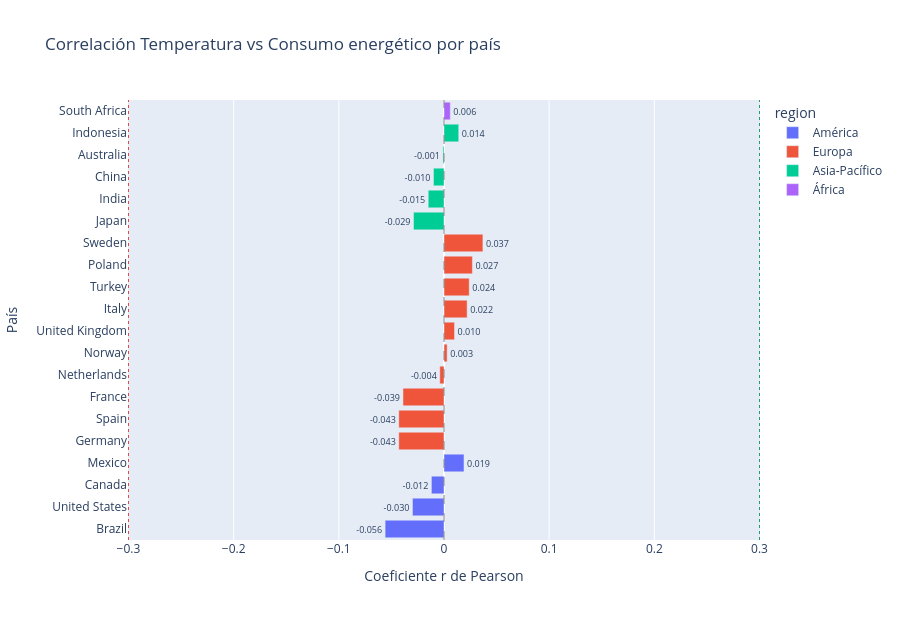

Notebook code cell kept with this figure:
### Code cell
resultados_pais = []

for pais in sorted(df["country"].unique()):
    subset = df[df["country"] == pais]
    r, p = stats.pearsonr(subset["avg_temperature"], subset["energy_consumption"])
    region = subset["region"].iloc[0]
    resultados_pais.append({
        "country": pais,
        "region": region,
        "correlacion_r": round(r, 3),
        "p_valor": round(p, 4),
        "significativa": "✅" if p < 0.05 else "❌"
    })

df_corr_pais = (pd.DataFrame(resultados_pais)
                .sort_values("correlacion_r", ascending=True))

fig = px.bar(
    df_corr_pais, x="correlacion_r", y="country",
    color="region", orientation="h",
    title="Correlación Temperatura vs Consumo energético por país",
    labels={"correlacion_r": "Coeficiente r de Pearson", "country": "País"},
    height=620,
    text="correlacion_r"
)
fig.add_vline(x=0, line_dash="dash", line_color="gray", line_width=1)
fig.add_vline(x=0.3,  line_dash="dot", line_color="#1D9E75", line_width=1)
fig.add_vline(x=-0.3, line_dash="dot", line_color="#E24B4A", line_width=1)
fig.update_traces(texttemplate="%{text:.3f}", textposition="outside", textfont_size=9)
fig.update_layout(uniformtext_minsize=8)
fig.show()

### Figure 1 — Plotly figure (JSON) as saved in the notebook; plotly's stock layout.template omitted (floating-point values rounded to 4 significant figures)
{"data": [{"hovertemplate": "region=América<br>Coeficiente r de Pearson=%{text}<br>País=%{y}<extra></extra>", "legendgroup": "América", "marker": {"color": "#636efa", "pattern": {"shape": ""}}, "name": "América", "orientation": "h", "showlegend": true, "text": [-0.056, -0.03, -0.012, 0.019], "textfont": {"size": 9}, "textposition": "outside", "texttemplate": "%{text:.3f}", "type": "bar", "x": [-0.056, -0.03, -0.012, 0.019], "xaxis": "x", "y": ["Brazil", "United States", "Canada", "Mexico"], "yaxis": "y"}, {"hovertemplate": "region=Europa<br>Coeficiente r de Pearson=%{text}<br>País=%{y}<extra></extra>", "legendgroup": "Europa", "marker": {"color": "#EF553B", "pattern": {"shape": ""}}, "name": "Europa", "orientation": "h", "showlegend": true, "text": [-0.043, -0.043, -0.039, -0.004, 0.003, 0.01, 0.022, 0.024, 0.027, 0.037], "textfont": {"size": 9}, "textposition": "outside", "texttemplate": "%{text:.3f}", "type": "bar", "x": [-0.043, -0.043, -0.039, -0.004, 0.003, 0.01, 0.022, 0.024, 0.027, 0.037], "xaxis": "x", "y": ["Germany", "Spain", "France", "Netherlands", "Norway", "United Kingdom", "Italy", "Turkey", "Poland", "Sweden"], "yaxis": "y"}, {"hovertemplate": "region=Asia-Pacífico<br>Coeficiente r de Pearson=%{text}<br>País=%{y}<extra></extra>", "legendgroup": "Asia-Pacífico", "marker": {"color": "#00cc96", "pattern": {"shape": ""}}, "name": "Asia-Pacífico", "orientation": "h", "showlegend": true, "text": [-0.029, -0.015, -0.01, -0.001, 0.014], "textfont": {"size": 9}, "textposition": "outside", "texttemplate": "%{text:.3f}", "type": "bar", "x": [-0.029, -0.015, -0.01, -0.001, 0.014], "xaxis": "x", "y": ["Japan", "India", "China", "Australia", "Indonesia"], "yaxis": "y"}, {"hovertemplate": "region=África<br>Coeficiente r de Pearson=%{text}<br>País=%{y}<extra></extra>", "legendgroup": "África", "marker": {"color": "#ab63fa", "pattern": {"shape": ""}}, "name": "África", "orientation": "h", "showlegend": true, "text": [0.006], "textfont": {"size": 9}, "textposition": "outside", "texttemplate": "%{text:.3f}", "type": "bar", "x": [0.006], "xaxis": "x", "y": ["South Africa"], "yaxis": "y"}], "layout": {"barmode": "relative", "height": 620, "legend": {"title": {"text": "region"}, "tracegroupgap": 0}, "shapes": [{"line": {"color": "gray", "dash": "dash", "width": 1}, "type": "line", "x0": 0, "x1": 0, "xref": "x", "y0": 0, "y1": 1, "yref": "y domain"}, {"line": {"color": "#1D9E75", "dash": "dot", "width": 1}, "type": "line", "x0": 0.3, "x1": 0.3, "xref": "x", "y0": 0, "y1": 1, "yref": "y domain"}, {"line": {"color": "#E24B4A", "dash": "dot", "width": 1}, "type": "line", "x0": -0.3, "x1": -0.3, "xref": "x", "y0": 0, "y1": 1, "yref": "y domain"}], "title": {"text": "Correlación Temperatura vs Consumo energético por país"}, "uniformtext": {"minsize": 8}, "xaxis": {"anchor": "y", "domain": [0, 1], "title": {"text": "Coeficiente r de Pearson"}}, "yaxis": {"anchor": "x", "domain": [0, 1], "title": {"text": "País"}}}}
